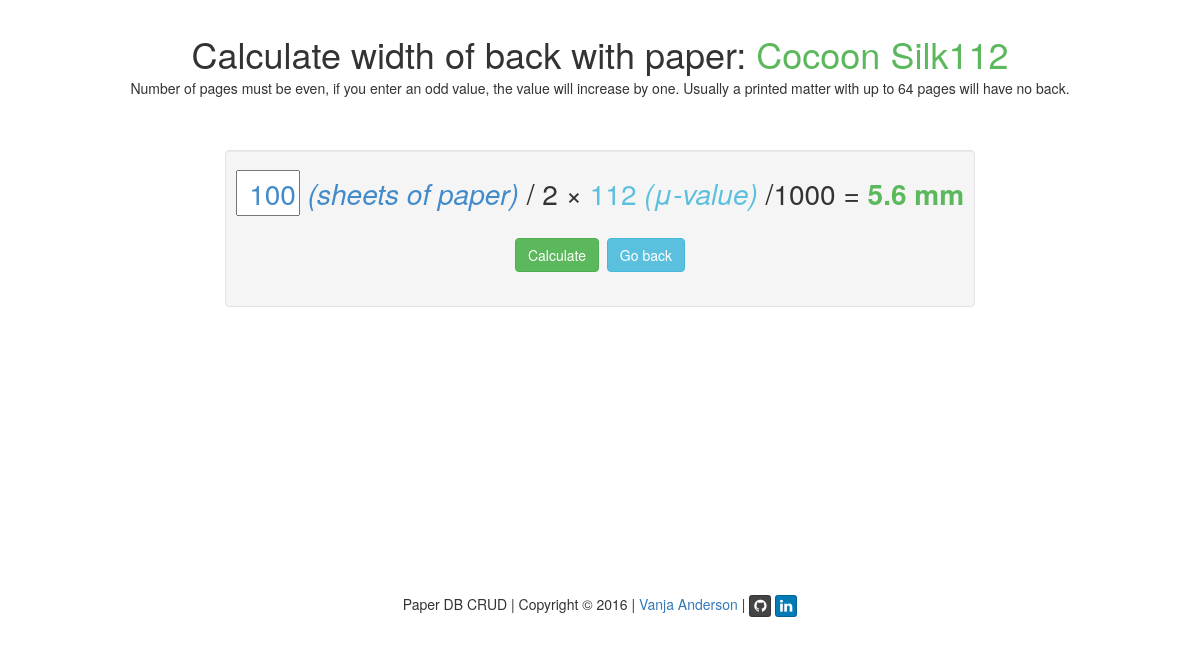
Screenshot of /?q=calculate_back&id=20 (signed in) with the database file from the repository.
### tables this page shows
CREATE TABLE IF NOT EXISTS paper (
  id int(11) NOT NULL AUTO_INCREMENT,
  brand varchar(45) NOT NULL,
  type varchar(45) NOT NULL,
  color varchar(45) DEFAULT ' ',
  supplier varchar(45) NOT NULL,
  grammage int(4) NOT NULL,
  my int(4) NOT NULL,
  user char(8) NOT NULL,
  PRIMARY KEY (id),
   
  CONSTRAINT paper_brand_fk FOREIGN KEY (brand) REFERENCES brand(brand),
  CONSTRAINT paper_type_fk FOREIGN KEY (type) REFERENCES type(type),
  CONSTRAINT paper_color_fk FOREIGN KEY (color) REFERENCES color(color),
  CONSTRAINT paper_supplier_fk FOREIGN KEY (supplier) REFERENCES supplier(name),
  CONSTRAINT paper_user_fk FOREIGN KEY (user) REFERENCES user(name)
);

### index.php (called while the page is built, shortened)
<?php
require('script/functions.php');
$q = null;
$page = "";
if(isset($_GET['q'])) {
	$q = $_GET['q'];
}
switch($q) {
	case "calculate_back": {
		$page = 'content/calculate_back.php';
	} break;
}
include('inc/header.php');
include($page);
include('inc/footer.php');
?>

### script/functions.php (called while the page is built, shortened)
<?php
function output_from_database($sql, $attr) {
	$pdo = CDatabase::connect();
	$pdo->setAttribute(PDO::ATTR_ERRMODE, PDO::ERRMODE_EXCEPTION);
	$stmt = $pdo->prepare($sql);
	$stmt->execute(explode(", ",$attr));
	return $stmt->fetch(PDO::FETCH_ASSOC);
}
?>

### content/calculate_back.php (the view, shortened to what this page needs)
<?php
$id = null;
if ( !empty($_GET['id'])) {
	$id = $_REQUEST['id'];
}
if ( $id === null ) {
	header('Location:?q=start');
} else {
	$data = output_from_database('SELECT * FROM paper WHERE id = ?', "$id");
}
$pages = !empty($_POST['pages'])?$_POST['pages']:100;
$result = $pages/2*$data['my']/1000;
?>
		<div class="row">
			<h1 class="text-center empty-row-after"><?=CALCULATE_BACK_TITLE;?> <span class="success_green"><?=$data['brand'];?> <?=$data['type'];?><?=$data['my'];?></span></h1>
			<div class="start-row">
				<p class="text-center">Number of pages must be even, if you enter an odd value, the value will increase by one. Usually a printed matter with up to 64 pages will have no back.</p>
			</div>
		</div>
		<div id="calculate-well" class="well row">
			<form class="form-horizontal big text-center" action="#" method="post" role="form">
				<div class="form-group">
					<input class="primary_blue right-justified small-width" type="text" name="pages" placeholder="<?=NUMBER_PAGES;?>" value="<?=$pages;?>" /> <em class="primary_blue">(sheets of paper)</em> <span>/ 2 &times;</span>
					<span class="info_blue"><?=$data['my'];?> <em>(&#956;-value)</em></span> <span>/1000 = <strong class="success_green"><?=$result;?> mm</strong></span>
				</div>
				<div class="form-group">
					<input type="submit" class="btn btn-success" name="calculate" id="calculate" value="<?=CALCULATE;?>" />
					<a class="btn btn-info" role="button" href="<?=DOCUMENT_ROOT;?>"><?=BUTTON_BACK;?></a>
				</div>
			</form>
		</div>

### css/my.css (style rules this page uses)
.empty-row-after { padding-bottom: 24px; }
.big { font-size: 2em; }
.right-justified { text-align: right; }
.small-width { width: 64px; }
.start-row { margin-top: -30px; height: 22px; }
#calculate-well { margin: 50px auto 0px; max-width: 750px; }
.success_green { color: #5cb85c; }
.primary_blue { color: #428bca; }
.info_blue { color: #5bc0de; }

### rows the page displays
paper: brand "Cocoon", type "Silk", my "112", my "5.6"

### other values shown
CALCULATE_BACK_TITLE "Calculate width of back with paper:"
BUTTON_BACK "Go back"
WEB_PAGE_TITLE "Paper DB CRUD"
